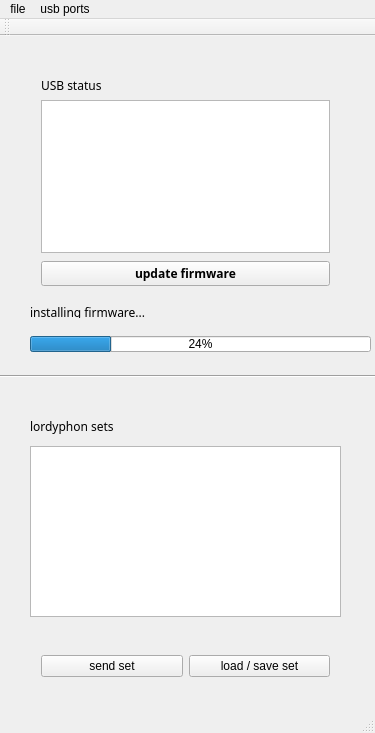
<?xml version="1.0" encoding="UTF-8"?>
<ui version="4.0">
 <class>LordyLinkClass</class>
 <widget class="QMainWindow" name="LordyLinkClass">
  <property name="geometry">
   <rect>
    <x>0</x>
    <y>0</y>
    <width>375</width>
    <height>733</height>
   </rect>
  </property>
  <property name="windowTitle">
   <string>LordyLink</string>
  </property>
  <property name="windowOpacity">
   <double>1.000000000000000</double>
  </property>
  <property name="toolTipDuration">
   <number>0</number>
  </property>
  <property name="documentMode">
   <bool>false</bool>
  </property>
  <widget class="QWidget" name="centralWidget">
   <widget class="QWidget" name="verticalLayoutWidget">
    <property name="geometry">
     <rect>
      <x>30</x>
      <y>30</y>
      <width>311</width>
      <height>231</height>
     </rect>
    </property>
    <layout class="QVBoxLayout" name="verticalLayout">
     <item>
      <widget class="QLabel" name="hardware_connected_label">
       <property name="font">
        <font>
         <family>Lucida Sans Typewriter</family>
         <weight>50</weight>
         <bold>false</bold>
        </font>
       </property>
       <property name="contextMenuPolicy">
        <enum>Qt::DefaultContextMenu</enum>
       </property>
       <property name="accessibleName">
        <string>0</string>
       </property>
       <property name="frameShadow">
        <enum>QFrame::Sunken</enum>
       </property>
       <property name="lineWidth">
        <number>0</number>
       </property>
       <property name="text">
        <string>USB status</string>
       </property>
      </widget>
     </item>
     <item>
      <widget class="QListWidget" name="QUsbStatus"/>
     </item>
     <item>
      <spacer name="verticalSpacer">
       <property name="orientation">
        <enum>Qt::Vertical</enum>
       </property>
       <property name="sizeHint" stdset="0">
        <size>
         <width>20</width>
         <height>40</height>
        </size>
       </property>
      </spacer>
     </item>
     <item>
      <widget class="QPushButton" name="Q_UpdateLordyphonButton">
       <property name="font">
        <font>
         <family>Lucida Sans Typewriter</family>
         <weight>75</weight>
         <bold>true</bold>
        </font>
       </property>
       <property name="text">
        <string>update firmware</string>
       </property>
      </widget>
     </item>
    </layout>
   </widget>
   <widget class="QLabel" name="label">
    <property name="geometry">
     <rect>
      <x>30</x>
      <y>380</y>
      <width>311</width>
      <height>21</height>
     </rect>
    </property>
    <property name="font">
     <font>
      <family>Lucida Sans Typewriter</family>
      <weight>50</weight>
      <bold>false</bold>
     </font>
    </property>
    <property name="text">
     <string>lordyphon sets</string>
    </property>
   </widget>
   <widget class="QWidget" name="horizontalLayoutWidget">
    <property name="geometry">
     <rect>
      <x>30</x>
      <y>590</y>
      <width>311</width>
      <height>80</height>
     </rect>
    </property>
    <layout class="QHBoxLayout" name="horizontalLayout">
     <item>
      <widget class="QPushButton" name="pushButton_2">
       <property name="text">
        <string>send set</string>
       </property>
      </widget>
     </item>
     <item>
      <widget class="QPushButton" name="pushButton">
       <property name="text">
        <string>load / save set</string>
       </property>
      </widget>
     </item>
    </layout>
   </widget>
   <widget class="QTableView" name="tableView">
    <property name="geometry">
     <rect>
      <x>30</x>
      <y>410</y>
      <width>311</width>
      <height>171</height>
     </rect>
    </property>
   </widget>
   <widget class="Line" name="line">
    <property name="geometry">
     <rect>
      <x>0</x>
      <y>330</y>
      <width>381</width>
      <height>20</height>
     </rect>
    </property>
    <property name="orientation">
     <enum>Qt::Horizontal</enum>
    </property>
   </widget>
   <widget class="QProgressBar" name="QInstallProgressBar">
    <property name="enabled">
     <bool>true</bool>
    </property>
    <property name="geometry">
     <rect>
      <x>30</x>
      <y>300</y>
      <width>341</width>
      <height>16</height>
     </rect>
    </property>
    <property name="value">
     <number>24</number>
    </property>
   </widget>
   <widget class="QLabel" name="QInstallLabel">
    <property name="enabled">
     <bool>true</bool>
    </property>
    <property name="geometry">
     <rect>
      <x>30</x>
      <y>270</y>
      <width>309</width>
      <height>12</height>
     </rect>
    </property>
    <property name="font">
     <font>
      <family>Lucida Sans Typewriter</family>
      <weight>50</weight>
      <bold>false</bold>
     </font>
    </property>
    <property name="contextMenuPolicy">
     <enum>Qt::DefaultContextMenu</enum>
    </property>
    <property name="accessibleName">
     <string>0</string>
    </property>
    <property name="frameShadow">
     <enum>QFrame::Sunken</enum>
    </property>
    <property name="lineWidth">
     <number>0</number>
    </property>
    <property name="text">
     <string>installing firmware...</string>
    </property>
   </widget>
  </widget>
  <widget class="QMenuBar" name="menuBar">
   <property name="geometry">
    <rect>
     <x>0</x>
     <y>0</y>
     <width>375</width>
     <height>21</height>
    </rect>
   </property>
   <widget class="QMenu" name="menuAbout">
    <property name="title">
     <string>file</string>
    </property>
    <addaction name="actionexit"/>
   </widget>
   <widget class="QMenu" name="menuusb_ports">
    <property name="title">
     <string>usb ports</string>
    </property>
    <addaction name="actionshow_status"/>
   </widget>
   <addaction name="menuAbout"/>
   <addaction name="menuusb_ports"/>
  </widget>
  <widget class="QToolBar" name="mainToolBar">
   <attribute name="toolBarArea">
    <enum>TopToolBarArea</enum>
   </attribute>
   <attribute name="toolBarBreak">
    <bool>false</bool>
   </attribute>
  </widget>
  <widget class="QStatusBar" name="statusBar"/>
  <action name="actionProgramm">
   <property name="text">
    <string>App</string>
   </property>
  </action>
  <action name="actionexit">
   <property name="text">
    <string>exit</string>
   </property>
  </action>
  <action name="actionshow_status">
   <property name="text">
    <string>show status</string>
   </property>
  </action>
 </widget>
 <layoutdefault spacing="6" margin="11"/>
 <resources>
  <include location="LordyLink.qrc"/>
 </resources>
 <connections/>
</ui>
